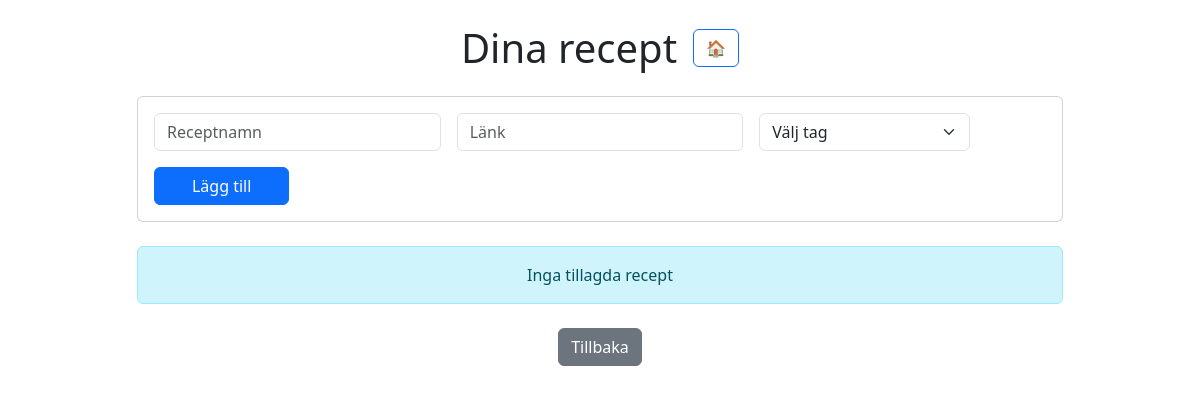
/user/2/recipebank, run on an earlier commit of the app's database.
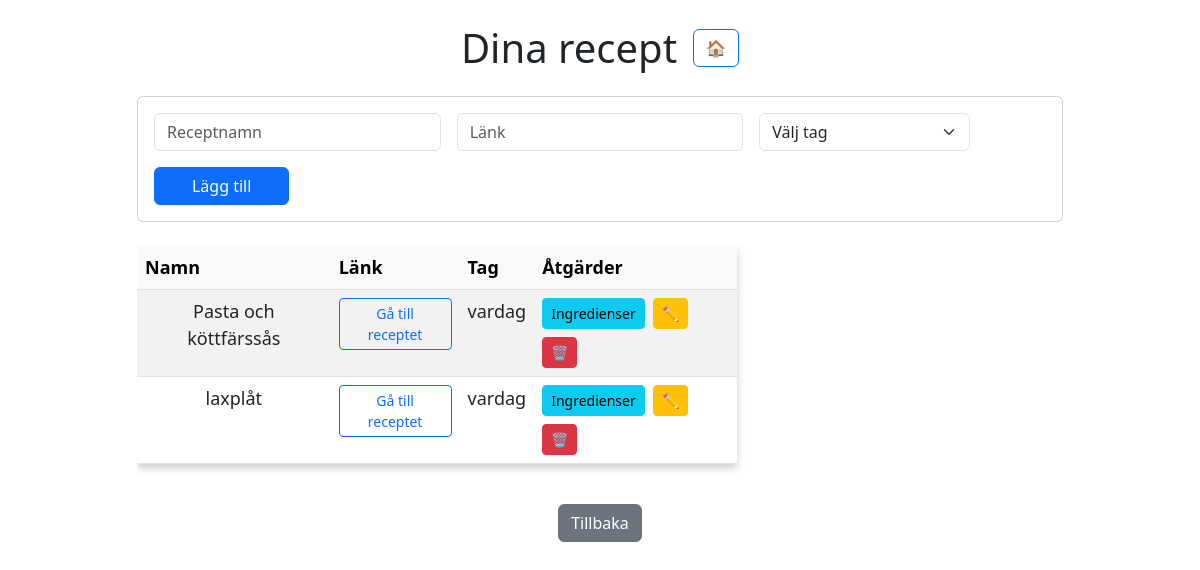
And on a later commit of the database.
### models/recipe.py (models this page shows)
class Recipe(db.Model):
    __tablename__ = 'recipe'
    id = db.Column(db.Integer(), primary_key=True)
    name = db.Column(db.String(200), nullable=False)
    link = db.Column(db.String(500), nullable=False)
    tag = db.Column(db.String(50), nullable=False)
    user_id = db.Column(db.Integer(), db.ForeignKey('user.id', ondelete="CASCADE"), nullable=False)
    ingredients = db.relationship('Ingredient', backref='recipe', lazy=True, cascade="all, delete-orphan")

### routes/routes.py (the view)
@routes.route('/user/<int:user_id>/recipebank', methods=['GET', 'POST'])
def recipebank(user_id):
    if request.method == 'POST':
        value = request.form.get('action')
        if value == "add":
            recipe_name = request.form['name']
            recipe_link = request.form['link']
            recipe_tag = request.form['tag']
            return add_recipe(user_id, recipe_name, recipe_link, recipe_tag)
        elif value == "remove":
            return remove_recipe(user_id, request.form.get('recipe_id'))
        elif value == "edit":
            recipe_name = request.form['name']
            recipe_link = request.form['link']
            recipe_tag = request.form['tag']
            recipe_id = request.form['recipe_id']
            edit_recipe(recipe_name, recipe_link, recipe_tag, recipe_id)
        return redirect(f'/user/{user_id}/recipebank')
    else:
        user = User.query.get(user_id)  # Find the user by ID
        highlight_id = request.args.get('highlight_id')
        if not user:
            return "User not found", 404  # Handle invalid users
        recipes = Recipe.query.filter_by(user_id=user.id).all()  # Get only this user's recipes
        return render_template('recipebank.html',
                               highlight_id=highlight_id,
                               recipes=recipes,
                               user=user)

### routes/routes.py (called while the page is built)
@routes.before_request
def track_history():
    if 'history' not in session:
        session['history'] = []
    if request.method == 'GET' and request.endpoint not in ('static',):
        current_url = request.path  # only the path, not full URL
        history = session['history']
        if not history or history[-1] != current_url:
            history.append(current_url)
        if len(history) > 10:
            history.pop(0)
    session.modified = True  # Ensure changes are saved

@routes.context_processor
def inject_back_url():
    history = session.get('history', [])
    if len(history) >= 2:
        back_url = history[-2]
    else:
        back_url = url_for('routes.index')
    return dict(back_url=back_url)

### templates/recipebank.html (shortened to what the changed rows need)
{% extends 'base.html' %}
{% block body %}
<div class="container mt-4">
    <div class="d-flex justify-content-center align-items-center mb-4 gap-3 flex-wrap">
        <h1 class="mb-0 text-center">Dina recept</h1>
      </div>
    <div class="row justify-content-center">
        <div class="col-md-10">
            <div class="card mb-4">
                <div class="card-body">
                </div>
            </div>
            {% if recipes|length < 1 %}
                <div class="alert alert-info text-center">
                    Inga tillagda recept
                </div>
            {% else %}
                <div class="table-responsive">
                    <table class="table table-striped table-hover">
                        <thead class="table-light">
                            <tr>
                                <th>Namn</th>
                                <th>Länk</th>
                                <th>Tag</th>
                                <th>Åtgärder</th>
                            </tr>
                        </thead>
                        <tbody>
                            {% for recipe in recipes %}
                                <tr id="recipe-{{ recipe.id }}" class="{% if highlight_id == recipe.id|string %}highlighted{% endif %}">
                                    <td>{{ recipe.name }}</td>
                                    <td>
                                        <a href="{{ 'https://' + recipe.link if not recipe.link.startswith('http') else recipe.link }}"
                                           target="_blank" rel="noopener noreferrer"
                                           class="btn btn-sm btn-outline-primary">
                                            Gå till receptet
                                        </a>
                                    </td>
                                    <td>{{ recipe.tag }}</td>
                                    <td>
                                        <div class="d-flex flex-wrap gap-2">
                                            <a href="/user/{{user.id}}/recipebank/{{recipe.id}}/ingredients"
                                               class="btn btn-sm btn-info">
                                                Ingredienser
                                            </a>
                                            <form id="submit-form" method="POST" action="">
                                                <button
                                                    type="button"
                                                    onclick="openModal('{{ recipe.name }}', '{{ recipe.link }}', '{{ recipe.tag }}', '{{ recipe.id}}')"
                                                    class="btn btn-sm btn-warning">
                                                    ✏️
                                                </button>
                                            </form>
                                            <form action="/user/{{user.id}}/recipebank" method="POST" class="d-inline">
                                                <button
                                                    type="submit"
                                                    name="action"
                                                    value="remove"
                                                    class="btn btn-sm btn-danger">
                                                    🗑️
                                                </button>
                                            </form>
                                        </div>
                                    </td>
                                </tr>
                            {% endfor %}
                        </tbody>
                    </table>
                </div>
            {% endif %}
            <div class="text-center mt-4">
                <a href="{{ url_for('routes.go_back') }}" class="btn btn-secondary">
                </a>
            </div>
        </div>
    </div>
</div>
{% endblock %}

What changed in the data, as far as the page shows it:
now on this page (row edited): Recipe: name "Pasta och köttfärssås", tag "vardag"
now on this page (row edited): Recipe: name "laxplåt", tag "vardag"
Also different on the page:
text no longer shown: "Inga tillagda recept"
text now shown: "Namn Länk Tag Åtgärder"
